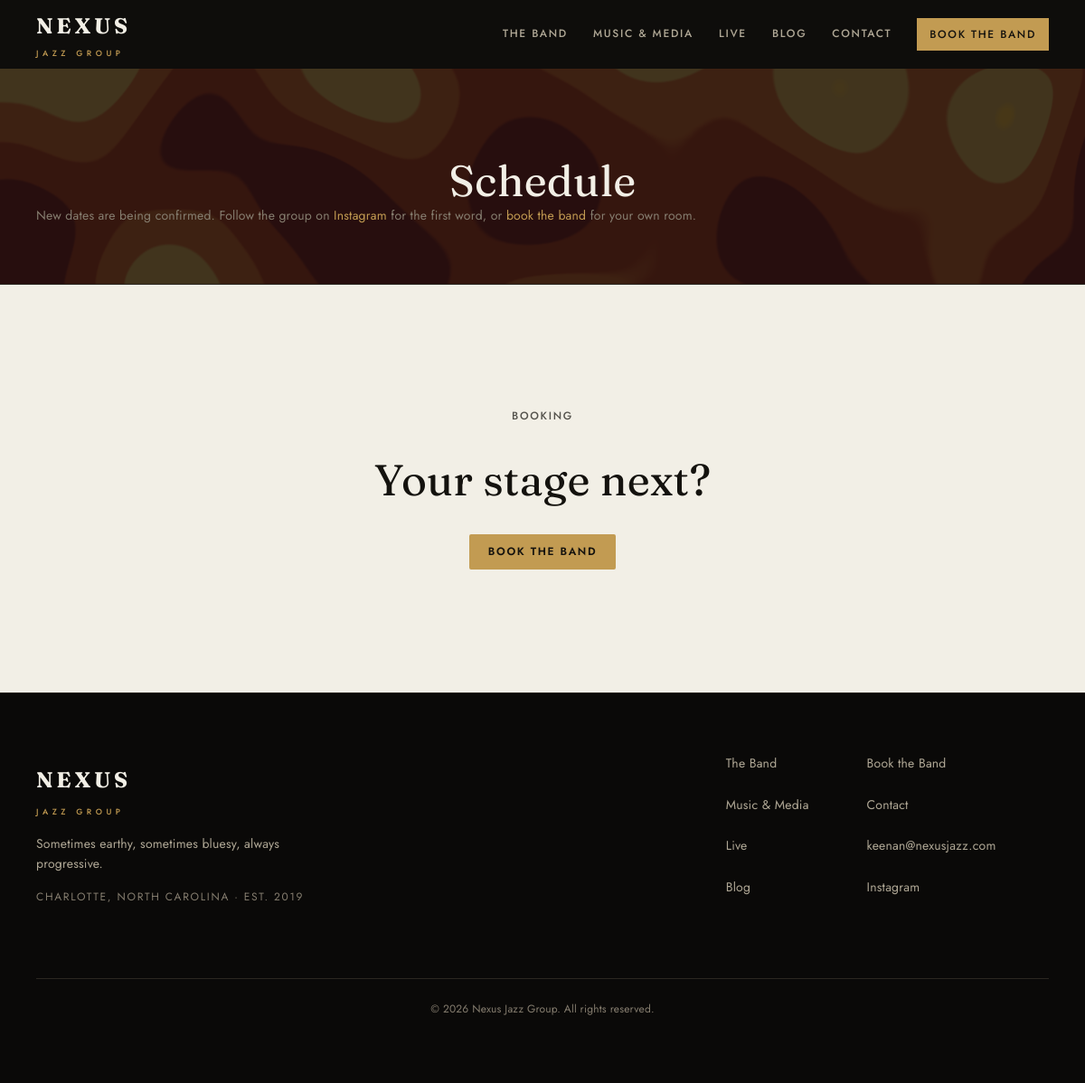
Screenshot of /events/ with the database file from the repository.
### apps/core/models.py (models this page shows, shortened)
class SiteSettings(models.Model):
    site_name = models.CharField(max_length=200, default="My Business")
    tagline = models.CharField(max_length=300, blank=True)
    phone_display = models.CharField(max_length=50, blank=True)
    phone_tel = models.CharField(max_length=30, blank=True)
    email = models.EmailField(blank=True)
    address = models.TextField(blank=True)
    hours = models.TextField(blank=True)
    calendar_url = models.URLField(
        blank=True,
        help_text=(
            "Google Calendar's own “Public URL to this calendar” (Settings and "
            "sharing → Integrate calendar), or just the calendar ID "
            "(name@group.calendar.google.com) — either works."
        ),
    )
    facebook_url = models.URLField(blank=True)
    instagram_url = models.URLField(blank=True)
    youtube_url = models.URLField(blank=True)
    twitter_url = models.URLField(blank=True)
    linkedin_url = models.URLField(blank=True)
    alert_enabled = models.BooleanField(default=False)
    alert_message = models.CharField(max_length=160, blank=True)
    alert_color = ColorField(default="#C44444")
    class Meta:
        verbose_name = "Site Settings"
        verbose_name_plural = "Site Settings"
    @property
    def calendar_embed_src(self):
        url = (self.calendar_url or "").strip()
        if not url:
            return ""

### apps/events/views.py (the view)
# urls.py: path("", views.index, name="blog_index"),
def index(request):
    return render(request, "events/list.html")

### apps/core/context_processors.py (called while the page is built)
def site_settings(request):
    try:
        settings_obj = SiteSettings.objects.first()
    except Exception:
        settings_obj = None
    return {
        "site_settings": settings_obj,
    }

### apps/core/templatetags/assets.py (called while the page is built)
@register.simple_tag
def static_v(path):
    url = static(path)
    try:
        found = finders.find(path)
        if found:
            stamp = int(os.path.getmtime(Path(found)))
            sep = "&" if "?" in url else "?"
            return f"{url}{sep}v={stamp}"
    except Exception:
        pass
    return url

### templates/events/list.html (shortened to what this page needs)
{% extends "base.html" %}
{% load assets %}
{% block content %}
<section class="section-x page-head" id="live-shader-host" aria-labelledby="live-title">
  <div class="container">
    <div class="ex-header center">
      <h1 class="ex-title" id="live-title">Schedule</h1>
    </div>
    {% if site_settings.calendar_embed_src %}
      <div class="calendar-embed">
        <iframe src="{{ site_settings.calendar_embed_src }}" title="Nexus Jazz Group — live schedule" loading="lazy"></iframe>
      </div>
    {% else %}
      <p class="empty-note">New dates are being confirmed. Follow the group on
      {% if site_settings.instagram_url %}<a href="{{ site_settings.instagram_url }}" target="_blank" rel="noopener">Instagram</a>{% else %}Instagram{% endif %}
      for the first word, or <a href="{% url 'booking' %}">book the band</a> for your own room.</p>
    {% endif %}
  </div>
</section>
<section class="cta-x">
  <div class="container">
    <p class="ex-kicker">Booking</p>
    <h2 style="margin-bottom: var(--space-8);">Your stage next?</h2>
    <a class="btn btn--book" href="{% url 'booking' %}">Book the Band</a>
  </div>
</section>
{% endblock %}

### templates/partials/_footer.html
{% load static %}
<footer class="footer">
  <div class="container">
    <div class="footer__grid">
      <div class="footer__id">
        <div class="footer__brand">
          <span class="brand-word">Nexus</span>
          <span class="brand-sub">Jazz Group</span>
        </div>
        {% if site_settings.tagline %}
        <p class="footer__tagline">{{ site_settings.tagline }}</p>
        {% endif %}
        <p class="footer__place">Charlotte, North Carolina · est. 2019</p>
      </div>
      <nav class="footer__nav" aria-label="Footer">
        <ul class="footer__links">
          <li><a href="{% url 'team' %}">The Band</a></li>
          <li><a href="{% url 'gallery' %}">Music &amp; Media</a></li>
          <li><a href="{% url 'events_index' %}">Live</a></li>
          <li><a href="{% url 'blog_index' %}">Blog</a></li>
        </ul>
        <ul class="footer__links">
          <li><a href="{% url 'booking' %}">Book the Band</a></li>
          <li><a href="{% url 'contact' %}">Contact</a></li>
          {% if site_settings.email %}
          <li><a href="mailto:{{ site_settings.email }}">{{ site_settings.email }}</a></li>
          {% endif %}
          {% if site_settings.instagram_url %}
          <li><a href="{{ site_settings.instagram_url }}" target="_blank" rel="noopener">Instagram</a></li>
          {% endif %}
        </ul>
      </nav>
    </div>
    <div class="footer__bottom">
      <p>&copy; {% now "Y" %} Nexus Jazz Group. All rights reserved.</p>
    </div>
  </div>
</footer>

### static/css/theme.css (style rules this page uses)
:root { --color-primary: #C29B52; --color-primary-dark: #D6B26A; --color-primary-light: #231C10; --color-secondary: #0A0908; --color-accent: var(--color-primary); --font-heading: 'Fraunces', Georgia, 'Times New Roman', serif; --font-body: 'Jost', 'Futura', system-ui, sans-serif; --radius: 0.25rem; --color-bg: #0E0D0B; --color-surface: #171511; --color-surface-2: #1E1B16; --color-border: #2B2721; --color-text: #F2EFE6; --color-text-muted: #AFA795; --color-text-light: #857D6F; --color-inverse-bg: #F2EFE6; --color-inverse-text: #14120E; --color-success: #15803D; --color-warning: #B45309; --color-error: #B91C1C; --color-info: #1D4ED8; --text-xs: 0.75rem; --text-sm: 0.875rem; --text-base: 1rem; --text-lg: 1.125rem; --text-xl: clamp(1.25rem, 1.15rem + 0.5vw, 1.5rem); --text-2xl: clamp(1.6rem, 1.3rem + 1.2vw, 2.25rem); --text-3xl: clamp(2rem, 1.5rem + 2vw, 3rem); --text-hero: clamp(2.6rem, 1.7rem + 4vw, 5.25rem); --leading-tight: 1.15; --leading-body: 1.7; --tracking-label: 0.14em; --font-mono: ui-monospace, 'SF Mono', Menlo, monospace; --space-1: 0.25rem; --space-2: 0.5rem; --space-3: 0.75rem; --space-4: 1rem; --space-6: 1.5rem; --space-8: 2rem; --space-12: 3rem; --space-16: 4rem; --space-24: 6rem; --space-32: 8rem; --section-y-s1: clamp(2.5rem, 2rem + 2vw, 4rem); --section-y-s2: clamp(4rem, 3rem + 4vw, 7rem); --section-y-s3: clamp(5.5rem, 4rem + 6vw, 9rem); --section-y: var(--section-y-s3); --max-width: 80rem; --max-width-prose: 45rem; --container-pad: clamp(1.25rem, 4vw, 2.5rem); --radius-sm: calc(var(--radius) * 0.5); --radius-lg: calc(var(--radius) * 1.75); --radius-full: 999px; --shadow-sm: 0 1px 2px rgba(0,0,0,.4); --shadow: 0 2px 12px rgba(0,0,0,.45); --shadow-md: 0 8px 24px rgba(0,0,0,.5); --shadow-lg: 0 16px 40px rgba(0,0,0,.55); --t-fast: 150ms; --t-base: 240ms; --t-slow: 400ms; --ease-out: cubic-bezier(0.22, 1, 0.36, 1); --ease-in-out: cubic-bezier(0.65, 0, 0.35, 1); --focus-ring: 0 0 0 3px color-mix(in srgb, var(--color-primary) 45%, transparent); --text-4xl: var(--text-3xl); --transition: var(--t-fast) var(--ease-out); --transition-md: var(--t-base) var(--ease-out); }
html { scroll-behavior: smooth; }
body { font-family: var(--font-body); color: var(--color-text); background: var(--color-bg); line-height: var(--leading-body); margin: 0; }
h1, h2, h3, h4 { font-family: var(--font-heading); font-optical-sizing: auto; line-height: var(--leading-tight); color: var(--color-text); }

### static/css/base.css (style rules this page uses)
*, *::before, *::after { box-sizing: border-box; margin: 0; padding: 0; }
html { scroll-behavior: smooth; }
body { font-family: var(--font-body); font-size: var(--text-base); color: var(--color-text); background: var(--color-bg); line-height: 1.6; min-height: 100vh; display: flex; flex-direction: column; }
h1, h2, h3, h4, h5, h6 { font-family: var(--font-heading); line-height: 1.2; color: var(--color-text); margin-bottom: var(--space-4); }
h1 { font-size: var(--text-4xl); }
h2 { font-size: var(--text-3xl); }
p { margin-bottom: var(--space-4); }
a { color: var(--color-primary); text-decoration: none; }
.container { max-width: var(--max-width); margin: 0 auto; padding: 0 var(--container-pad); }
.btn { display: inline-block; padding: 0.625rem 1.5rem; font-size: var(--text-base); font-family: var(--font-body); font-weight: 600; border: 2px solid transparent; border-radius: var(--radius); cursor: pointer; text-decoration: none; transition: background var(--transition), color var(--transition), border-color var(--transition), box-shadow var(--transition); line-height: 1.4; }
.footer { background: #1e293b; color: #94a3b8; padding: var(--space-16) 0 var(--space-8); margin-top: auto; }
.footer__grid { display: grid; gap: var(--space-8); grid-template-columns: repeat(1, 1fr); margin-bottom: var(--space-12); }
@media (min-width: 640px) { .footer__grid { grid-template-columns: repeat(2, 1fr); } }
@media (min-width: 900px) { .footer__grid { grid-template-columns: 2fr 1fr 1fr 1fr; } }
.footer__brand { font-family: var(--font-heading); font-size: var(--text-2xl); color: #fff; margin-bottom: var(--space-4); }
.footer__tagline { color: #94a3b8; margin-bottom: var(--space-4); }
.footer a { color: #94a3b8; text-decoration: none; transition: color var(--transition); }
.footer__links { list-style: none; display: flex; flex-direction: column; gap: var(--space-2); }
.footer__bottom { border-top: 1px solid #334155; padding-top: var(--space-8); text-align: center; font-size: var(--text-sm); color: #64748b; }

### rows the page displays
SiteSettings: tagline "Sometimes earthy, sometimes bluesy, always progressive.", email "keenan@nexusjazz.com"
